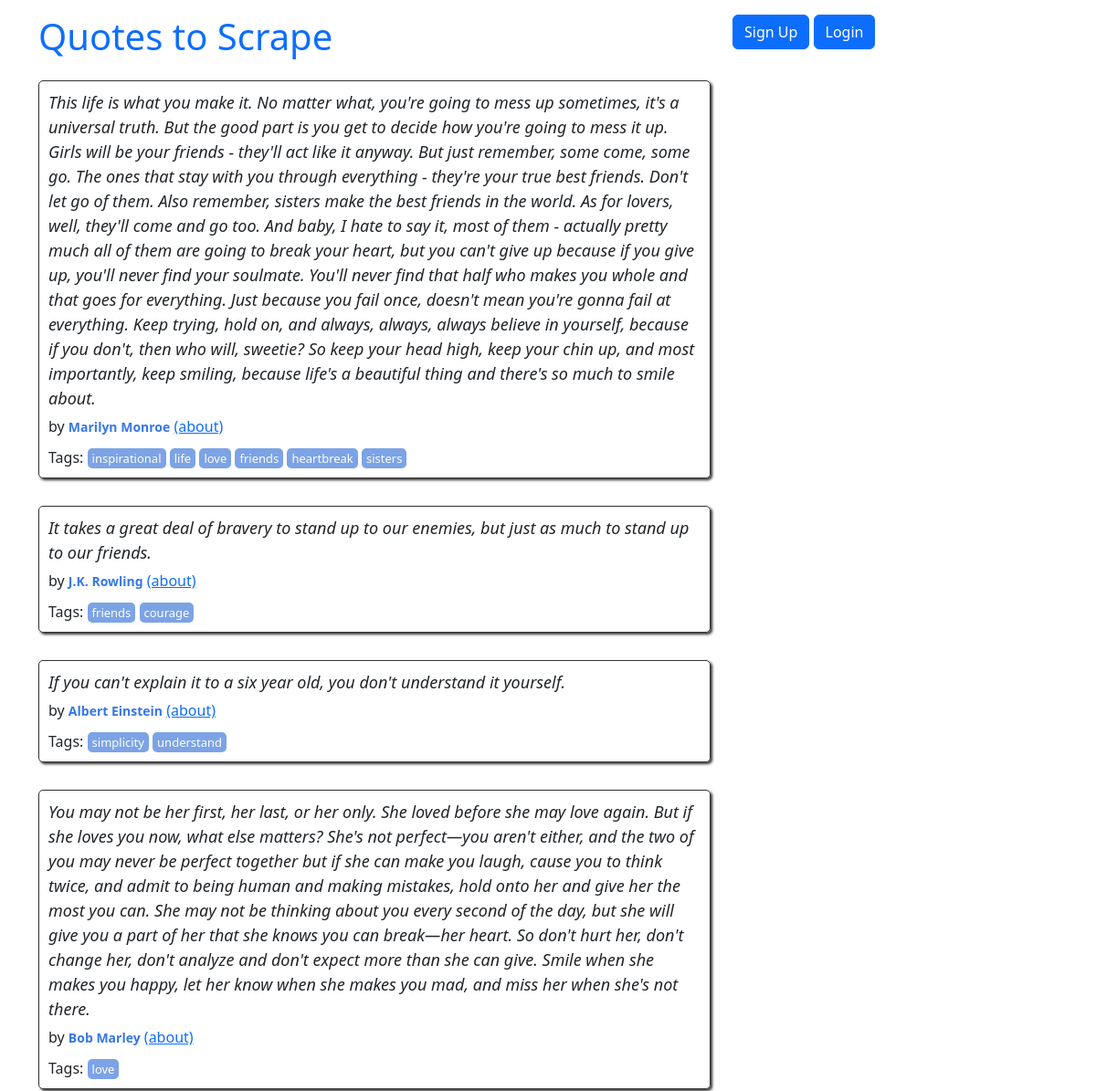
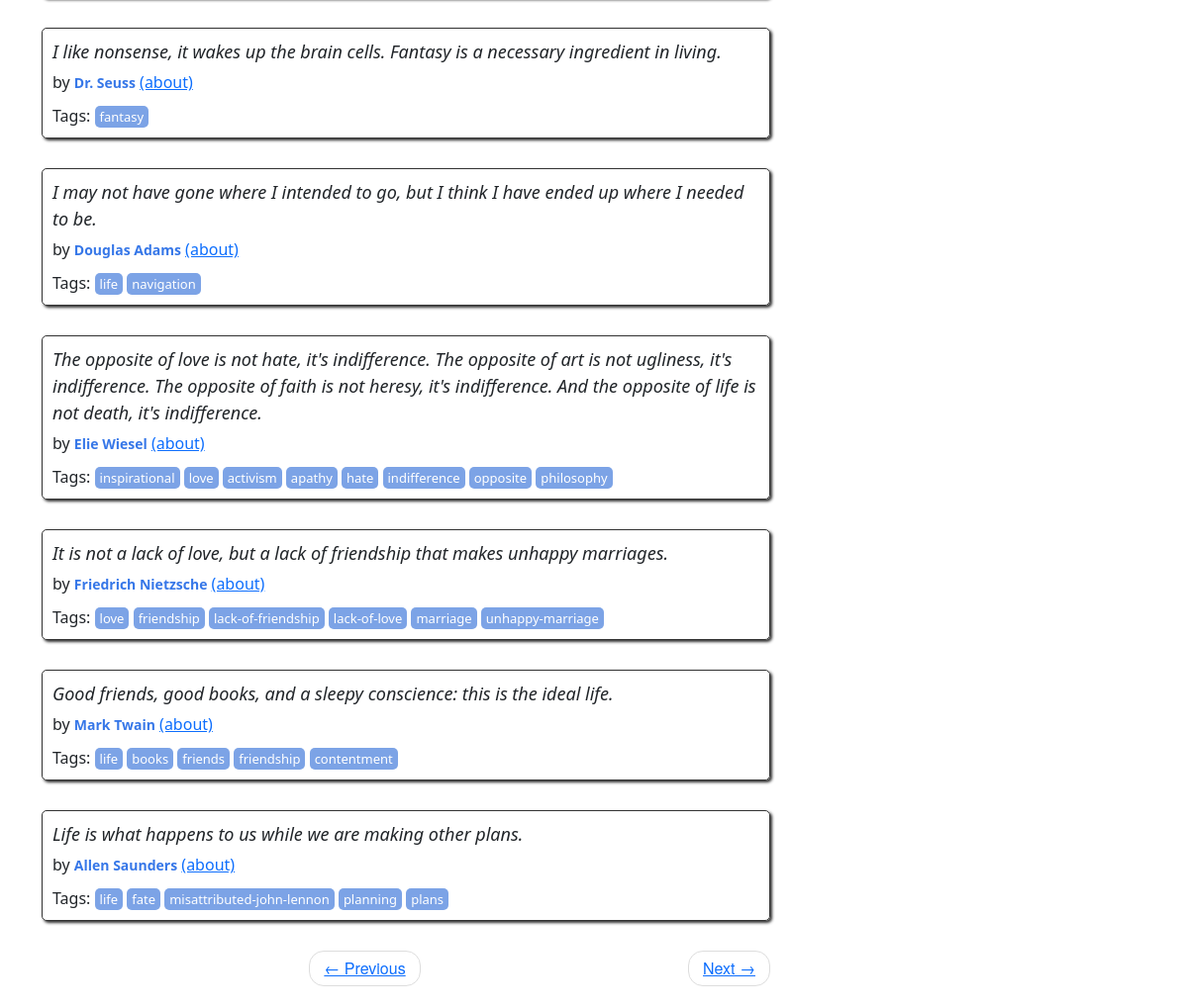
/2, run on the app's committed database (2 pictures, top to bottom).
### quotes/models.py (models this page shows, shortened)
class Quote(models.Model):
    quote = models.TextField()
    tags = models.ManyToManyField(Tag)
    author = models.ForeignKey(Author, on_delete=models.CASCADE, default=None, null=True)
    created_at = models.DateTimeField(auto_now_add=True)

class Author(models.Model):
    fullname = models.CharField(max_length=50)
    born_date = models.CharField(max_length=50)
    born_location = models.CharField(max_length=150)
    description = models.TextField()
    created_at = models.DateTimeField(auto_now_add=True)

class Tag(models.Model):
    name = models.CharField(max_length=50, null=False, unique=True)

### quotes/views.py (the view)
# urls.py: path('', views.main, name="root"),
def main(request, page=1):
    quotes = Quote.objects.all()
    per_page = 10
    paginator = Paginator(quotes, per_page)
    quotes_on_page = paginator.page(page)
    return render(request, 'quotes/index.html', context={'quotes': quotes_on_page})

### quotes/templates/quotes/index.html
{% extends 'quotes/base.html' %}
{% load extract %}
{% block content %}
<div class="row">
    <div class="col-md-8">
        {% for quote in quotes %}
        <div class="quote" itemscope="" itemtype="http://schema.org/CreativeWork">
            <span class="text" itemprop="text">
                {{ quote.quote }}
            </span>
            <span>by <small class="author" itemprop="author">{{ quote.author.fullname}}</small>
                <a href="{% url 'quotes:author_detail' quote.author.id %}"> (about) </a>
            </span>
            <div class="tags">
                Tags:
                {% for tag in quote.tags.all %}
                    <abutton class="tag" data-tag="{{ tag.name }}">{{ tag.name }}</abutton>
                {% endfor %}
            </div>
        </div>
        {% endfor %}
        <nav>
            <ul class="pager">
                <li class="previous {% if not quotes.has_previous %}disabled{% endif %}">
                    {% if quotes.has_previous %}
                        <a href="{% url 'quotes:root_paginate' quotes.previous_page_number %}">
                            <span aria-hidden="true">← Previous</span>
                        </a>
                    {% else %}
                        <span aria-hidden="true">← Previous</span>
                    {% endif %}
                </li>
                <li class="next {% if not quotes.has_next %}disabled{% endif %}">
                    {% if quotes.has_next %}
                        <a href="{% url 'quotes:root_paginate' quotes.next_page_number %}">
                            <span aria-hidden="true">Next →</span>
                        </a>
                    {% else %}
                        <span aria-hidden="true">Next →</span>
                    {% endif %}
                </li>
            </ul>
        </nav>
    </div>
</div>
{% endblock %}

### quotes/static/quotes/style.css (style rules this page uses)
.quote { padding: 10px; margin-bottom: 30px; border: 1px solid #333333; border-radius: 5px; box-shadow: 2px 2px 3px #333333; }
.quote span.text { display: block; margin-bottom: 5px; font-size: large; font-style: italic; }
.quote small.author { font-weight: bold; color: #3677E8; }
.quote .tags { margin-top: 10px; }
.tag { padding: 2px 5px; border-radius: 5px; color: white; font-size: small; background-color: #7CA3E6; }
.pager { font-family: "Raleway", "Helvetica Neue", Helvetica, Arial, sans-serif; }
.pager { padding-left: 0; margin: 22px 0; list-style: none; text-align: center; }
.pager li { display: inline; }
.pager .next>a, .pager .next>span { float: right; }

### data on the page
Quote: quote "This life is what you make it. No matter what, you're going to mess up sometimes, it's a universal truth. But the good part is you get to decide how you're going to mess it up. Girls will be your friends - they'll act like it anyway. But just remember, some come, some go. The ones that stay with you through everything - they're your true best friends. Don't let go of them. Also remember, sisters make the best friends in the world. As for lovers, well, they'll come and go too. And baby, I hate to say it, most of them - actually pretty much all of them are going to break your heart, but you can't give up because if you give up, you'll never find your soulmate. You'll never find that half who…", author.fullname "Marilyn Monroe"
Tag: name "inspirational"
Tag: name "life"
Tag: name "love"
Tag: name "friends"
Tag: name "heartbreak"
Tag: name "sisters"
Quote: quote "It takes a great deal of bravery to stand up to our enemies, but just as much to stand up to our friends.", author.fullname "J.K. Rowling"
Tag: name "courage"
Quote: quote "If you can't explain it to a six year old, you don't understand it yourself.", author.fullname "Albert Einstein"
Tag: name "simplicity"
Tag: name "understand"
Quote: quote "You may not be her first, her last, or her only. She loved before she may love again. But if she loves you now, what else matters? She's not perfect—you aren't either, and the two of you may never be perfect together but if she can make you laugh, cause you to think twice, and admit to being human and making mistakes, hold onto her and give her the most you can. She may not be thinking about you every second of the day, but she will give you a part of her that she knows you can break—her heart. So don't hurt her, don't change her, don't analyze and don't expect more than she can give. Smile when she makes you happy, let her know when she makes you mad, and miss her when she's not there.", author.fullname "Bob Marley"
Quote: quote "I like nonsense, it wakes up the brain cells. Fantasy is a necessary ingredient in living.", author.fullname "Dr. Seuss"
Tag: name "fantasy"
Quote: quote "I may not have gone where I intended to go, but I think I have ended up where I needed to be.", author.fullname "Douglas Adams"
Tag: name "navigation"
Quote: quote "The opposite of love is not hate, it's indifference. The opposite of art is not ugliness, it's indifference. The opposite of faith is not heresy, it's indifference. And the opposite of life is not death, it's indifference.", author.fullname "Elie Wiesel"
Tag: name "activism"
Tag: name "apathy"
Tag: name "hate"
Tag: name "indifference"
Tag: name "opposite"
Tag: name "philosophy"
Quote: quote "It is not a lack of love, but a lack of friendship that makes unhappy marriages.", author.fullname "Friedrich Nietzsche"
Tag: name "friendship"
Tag: name "lack-of-friendship"
Tag: name "lack-of-love"
Tag: name "marriage"
Tag: name "unhappy-marriage"
Quote: quote "Good friends, good books, and a sleepy conscience: this is the ideal life.", author.fullname "Mark Twain"
Tag: name "books"
Tag: name "contentment"
Quote: quote "Life is what happens to us while we are making other plans.", author.fullname "Allen Saunders"
Tag: name "fate"
Tag: name "misattributed-john-lennon"
Tag: name "planning"
Tag: name "plans"
